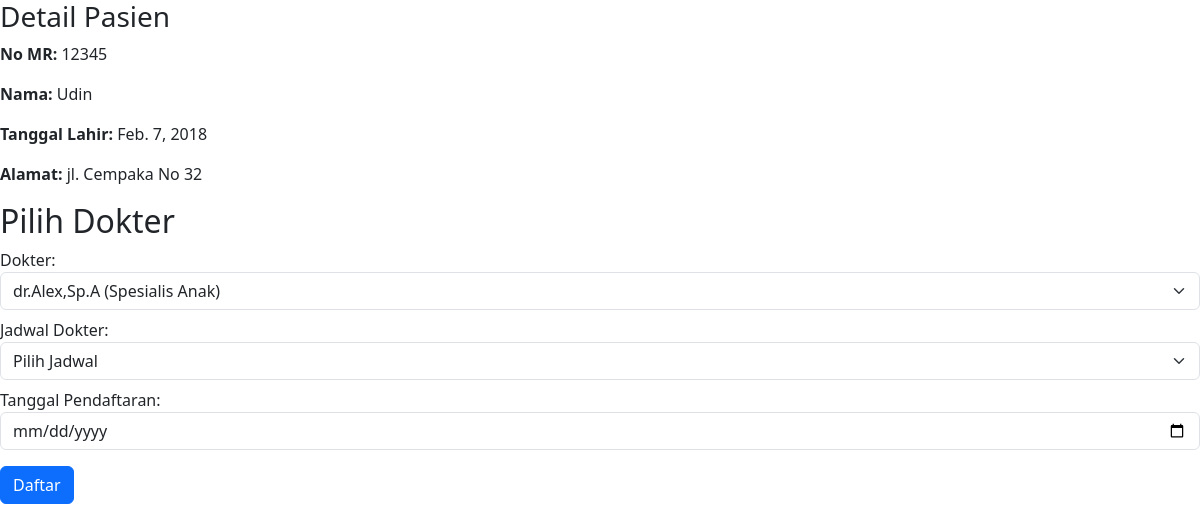
Screenshot of /pasien/1/ with the database file from the repository.
### pasien/models.py (models this page shows, shortened)
class Pasien (models.Model):
    no_mr = models.CharField(max_length=20, unique=True)
    nama= models.CharField(max_length=50)
    tgl_lahir=models.DateField()
    alamat=models.TextField()

### pasien/views.py (the view)
# urls.py: path('pasien/<int:pk>/',views.pasien_detail, name='pasien_detail'),
def pasien_detail(request, pk):
    pasien = get_object_or_404(Pasien, pk=pk)
    dokter_list = Dokter.objects.all()
    if request.method == 'POST':
        form = PendaftaranForm(request.POST)
        if form.is_valid():
            appointment = form.save(commit=False)
            appointment.pasien = pasien
            existing_appointment = Pendaftaran.objects.filter(
                pasien=pasien,
                dokter=appointment.dokter,
                tanggal_berobat=appointment.tanggal_berobat
            ).exists()
            if existing_appointment:
                messages.error(request, 'Anda sudah terdaftar pada tanggal ini.')
                return render(request, 'pasien_detail.html', {
                    'pasien': pasien,
                    'dokter_list': dokter_list,
                    'form': form
                })
            else:
                today_appointments = Pendaftaran.objects.filter(
                    dokter=appointment.dokter,
                    tanggal_berobat=appointment.tanggal_berobat
                ).count()
                appointment.nomor_antrian = today_appointments + 1
                appointment.save()
                messages.success(request, 'Pendaftaran berhasil dilakukan!')
        else:
            messages.error(request, 'Terjadi kesalahan dalam pendaftaran. Silakan coba lagi.')
            print("Form errors:", form.errors)
    else:
              form = PendaftaranForm()
    context = {
        'pasien': pasien,
        'dokter_list': dokter_list,
        'form': form,
    }
    return render(request, 'pasien_detail.html', context)

### pasien/forms.py
class PendaftaranForm(forms.ModelForm):
    class Meta:
        model = Pendaftaran
        fields = ['dokter', 'tanggal_berobat']

### templates/pasien_detail.html (shortened to what this page needs)
<!DOCTYPE html>
<html lang="en">
<head>
    <link href="https://cdn.jsdelivr.net/npm/bootstrap@5.3.3/dist/css/bootstrap.min.css" rel="stylesheet">
</head>
<body>
    <form action=" {% url 'pasien_detail' pasien.pk %} " method="post">
        <h3>Detail Pasien</h1>
            <p><strong>No MR:</strong> {{pasien.no_mr}}</p>
            <p><strong>Nama:</strong> {{pasien.nama}}</p>
            <p><strong>Tanggal Lahir:</strong> {{pasien.tgl_lahir}}</p>
            <p><strong>Alamat:</strong> {{pasien.alamat}}</p>
        <div class="form-group">
            <h2>Pilih Dokter</h2>
            <label for="dokter">Dokter:</label>
            <select name="dokter" class="form-select" id="dokter-select" class="form-control">
                {% for dokter in dokter_list  %}
                <option value="{{dokter.id}}" data-jadwal="{{ dokter.jadwal_praktek }}">{{dokter.nama_dokter}} ({{dokter.dokter_spesialis}})</option>
                {% endfor %}
            </select>
        </div>
        <div class="form-group mt-2">
            <label for="jadwal">Jadwal Dokter:</label>
            <select name="jadwal" class="form-select" id="jadwal-select" class="form-control">
                <option value="">Pilih Jadwal</option>
            </select>
        </div>
        <div class="form-group mt-2" >
            <label for="tanggal">Tanggal Pendaftaran:</label>
            <input type="date" name="tanggal_berobat" id="tanggal" class="form-control">
        </div>
        <div class="mt-3">
            <button type="submit" action=" {% url 'pendaftaran_list' %} " class="btn btn-primary">Daftar</button>
        </div>
    </form>
</body>
</html>

### rows the page displays
Pasien: no_mr "12345", nama "Udin", tgl_lahir "Feb. 7, 2018", alamat "jl. Cempaka No 32"

### other values shown
form field dokter "dr.Alex,Sp.A (Spesialis Anak)"
